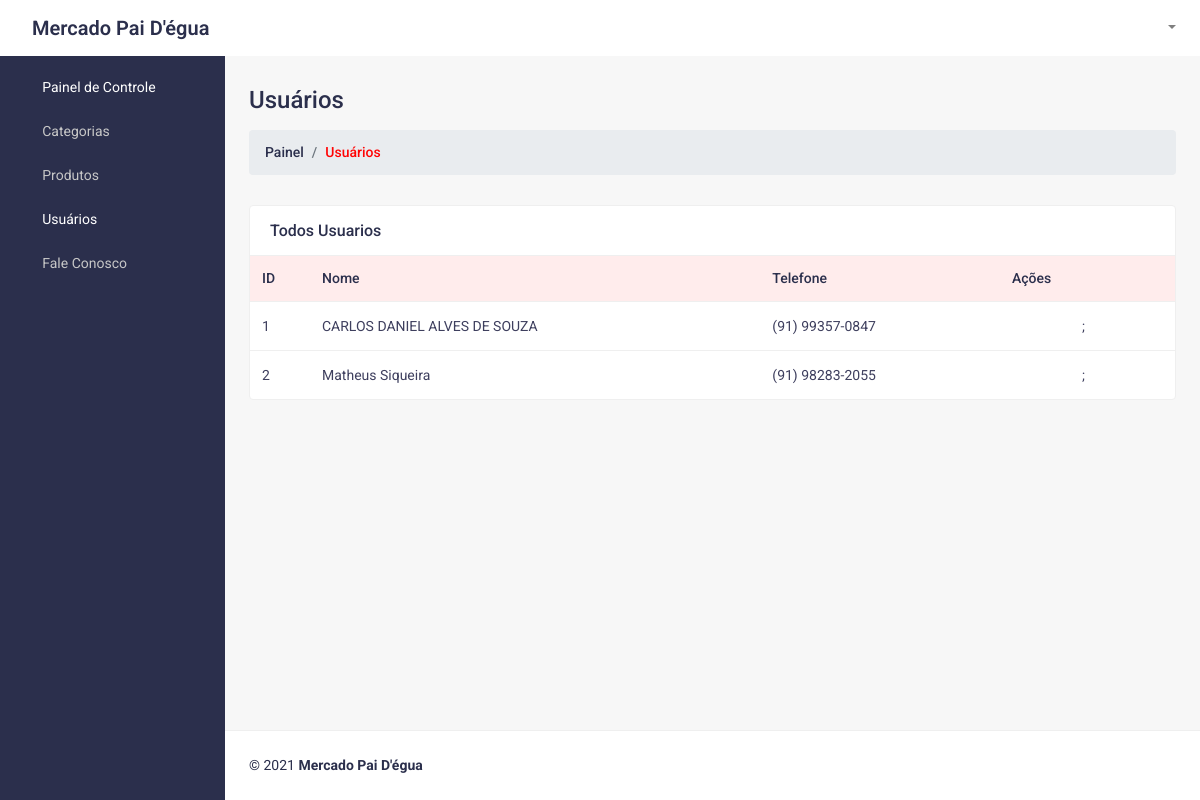
The app's page /HTML/Admin/customers.php (signed in) with its own data.
### tables this page shows
CREATE TABLE `cliente` (
  `id` int(11) NOT NULL,
  `nome` varchar(40) NOT NULL,
  `email` varchar(25) NOT NULL,
  `senha` varchar(15) NOT NULL,
  `telefone` varchar(17) NOT NULL,
  `data_nascimento` date NOT NULL,
  `foto` blob NOT NULL
);

### HTML/Admin/php/dados_cliente.php (called while the page is built, shortened)
<?php
		include('conexao.php');
		$select_cli = "SELECT * FROM cliente ";
		$array_cli = mysqli_query($conexao,$select_cli);
		while($r_cliw = mysqli_fetch_array($array_cli)){
			$r_cli[] = $r_cliw;
		}
?>

### HTML/Admin/customers.php (the view, shortened to what this page needs)
<!DOCTYPE html>
<html lang="en">
<?php
include('php/dados_cliente.php');
?>
<head>
	<link href="css/styles.css" rel="stylesheet">
	<link href="css/admin-style.css" rel="stylesheet">
	<link href="vendor/bootstrap/css/bootstrap.min.css" rel="stylesheet">
	<link href="vendor/fontawesome-free/css/all.min.css" rel="stylesheet">
	<link rel="stylesheet" href="https://stackpath.bootstrapcdn.com/bootstrap/4.4.1/css/bootstrap.min.css">
</head>
    <body class="sb-nav-fixed">
		<nav class="sb-topnav navbar navbar-expand navbar-light bg-clr">
            <a class="navbar-brand logo-brand" href="index.php">Mercado Pai D'égua</a>
			<button class="btn btn-link btn-sm order-1 order-lg-0" id="sidebarToggle" href="#"><i class="fas fa-bars"></i></button>
            <ul class="navbar-nav ml-auto mr-md-0">
                <li class="nav-item dropdown">
                    <a class="nav-link dropdown-toggle" id="userDropdown" href="#" role="button" data-toggle="dropdown" aria-haspopup="true" aria-expanded="false"><i class="fas fa-user fa-fw"></i></a>
                </li>
            </ul>
        </nav>
        <div id="layoutSidenav">
            <div id="layoutSidenav_nav">
				<nav class="sb-sidenav accordion sb-sidenav-dark" id="sidenavAccordion">
                    <div class="sb-sidenav-menu">
                        <div class="nav">
                            <a class="nav-link active" href="index.php">
								<div class="sb-nav-link-icon"><i class="fas fa-tachometer-alt"></i></div>
                                Painel de Controle
							</a>
							<a class="nav-link collapsed" href="#" data-toggle="collapse" data-target="#collapseCategories" aria-expanded="false" aria-controls="collapseCategories">
								<div class="sb-nav-link-icon"><i class="fas fa-list"></i></div>
                                Categorias
                                <div class="sb-sidenav-collapse-arrow"><i class="fas fa-angle-down"></i></div>
							</a>
							<a class="nav-link collapsed" href="#" data-toggle="collapse" data-target="#collapseProducts" aria-expanded="false" aria-controls="collapseProducts">
								<div class="sb-nav-link-icon"><i class="fas fa-box"></i></div>
                                Produtos
                                <div class="sb-sidenav-collapse-arrow"><i class="fas fa-angle-down"></i></div>
							</a>
							<a class="nav-link" href="customers.php">
								<div class="sb-nav-link-icon"><i class="fas fa-users"></i></div>
                                Usuários
							</a>
							<a class="nav-link" href="mensagens.php">
								<div class="sb-nav-link-icon"><i class="fas fa-envelope"></i></div>
								Fale Conosco
							</a>
                        </div>
                    </div>
                </nav>
            </div>
            <div id="layoutSidenav_content">
                <main>
                    <div class="container-fluid">
                        <h2 class="mt-30 page-title">Usuários</h2>
                        <ol class="breadcrumb mb-30">
                            <li class="breadcrumb-item"><a href="index.php">Painel</a></li>
                            <li class="breadcrumb-item active">Usuários</li>
                        </ol>
                        <div class="row">
							<div class="col-lg-12 col-md-12">
								<div class="card card-static-2 mb-30">
									<div class="card-title-2">
										<h4>Todos Usuarios</h4>
									</div>
									<div class="card-body-table">
										<div class="table-responsive">
											<table class="table ucp-table table-hover">
												<thead>
													<tr>
														<th style="width:60px">ID</th>
														<th>Nome</th>
														<th>Telefone</th>
														<th style="width:175px">Ações</th>
													</tr>
												</thead>
												<tbody>
													<?php
														if(isset($r_cli))
														{
															foreach($r_cli as $key => $r_cliente)
															{
														?>
															<tr>
																<td><?php echo $r_cliente['id']?></td>
																<td><?php echo $r_cliente['nome']?></td>
																<td><?php echo $r_cliente['telefone']?></td>
																<div class="botoes">
																	<td class="action-btns">
																		<?php echo"	<a href='customer_view.php?id_tel=" . $r_cliente['telefone'] . "' class=views-btn' title='Ver' type='submit' ><i class='fas fa-eye'></i></a>"?>
																		<?php echo"<a  href='php/delete.php?id_tel=" . $r_cliente['telefone'] . "' class='delete-btn' title='Apagar' data-confirm='Deseja realmente APAGAR O USUÁRIO'><i class='fas fa-trash-alt'></i></a>"?>;
																	</td>
																</div>
															</tr>
														<?php
															};
														};
													?>
												</tbody>
											</table>
										</div>
									</div>
								</div>
							</div>
                        </div>
                    </div>
                </main>
                <footer class="py-4 bg-footer mt-auto">
                    <div class="container-fluid">
                        <div class="d-flex align-items-center justify-content-between small">
                            <div class="text-muted-1">© 2021 <b>Mercado Pai D'égua</b><a href="#"></a></div>
                        </div>
                    </div>
                </footer>
            </div>
        </div>
    </body>
</html>

### HTML/Admin/css/styles.css (style rules this page uses)
*, *::before, *::after { box-sizing: border-box; }
html { font-family: 'Roboto', sans-serif !important; line-height: 1.15; -webkit-text-size-adjust: 100%; -webkit-tap-highlight-color: rgba(0, 0, 0, 0); }
article, aside, figcaption, figure, footer, header, hgroup, main, nav, section { display: block; }
body { margin: 0; font-family: 'Roboto', sans-serif !important; font-size: 1rem; font-weight: 400; line-height: 1.5; color: #2b2f4c; text-align: left; background-color: #f7f7f7; }
h1, h2, h3, h4, h5, h6 { margin-top: 0; margin-bottom: 0.5rem; }
ol, ul, dl { margin-top: 0; margin-bottom: 1rem; }
b, strong { font-weight: bolder; }
a { color: #007bff; text-decoration: none; background-color: transparent; }
table { border-collapse: collapse; }
button { outline: none; box-shadow: inset 0px 0px 0px rgba(0, 0, 0, 0.1) !important; }
th { text-align: inherit; }
h1, h2, h3, h4, h5, h6, .h1, .h2, .h3, .h4, .h5, .h6 { margin-bottom: 0.5rem; font-weight: 500; line-height: 1.2; }
h2, .h2 { font-size: 2rem; }
h4, .h4 { font-size: 1.5rem; }
small, .small { font-size: 80%; font-weight: 400; }
html, body { height: 100%; }
.container, .container-fluid, .container-sm, .container-md, .container-lg, .container-xl { padding-left: 1.5rem; padding-right: 1.5rem; }
#layoutSidenav { display: flex; }
#layoutSidenav #layoutSidenav_nav { flex-basis: 225px; flex-shrink: 0; transition: transform 0.15s ease-in-out; z-index: 1038; transform: translateX(-225px); }
#layoutSidenav #layoutSidenav_content { position: relative; display: flex; flex-direction: column; justify-content: space-between; min-width: 0; flex-grow: 1; min-height: calc(100vh - 56px); margin-left: -225px; }
@media (min-width: 992px) { #layoutSidenav #layoutSidenav_nav { transform: translateX(0); } }
@media (min-width: 992px) { #layoutSidenav #layoutSidenav_content { margin-left: 0; transition: margin 0.15s ease-in-out; } }
.sb-nav-fixed .sb-topnav { z-index: 1039; }
.sb-nav-fixed #layoutSidenav #layoutSidenav_nav { width: 225px; height: 100vh; z-index: 1038; }
.sb-nav-fixed #layoutSidenav #layoutSidenav_nav .sb-sidenav { padding-top: 56px; }
.sb-nav-fixed #layoutSidenav #layoutSidenav_nav .sb-sidenav .sb-sidenav-menu { overflow-y: auto; padding-top: 10px; }
.sb-nav-fixed #layoutSidenav #layoutSidenav_content { padding-left: 225px; top: 56px; background-color: #f7f7f7 !important; }
.nav .nav-link .sb-nav-link-icon, .sb-sidenav-menu .nav-link .sb-nav-link-icon { margin-right: 0.5rem; }
.sb-topnav { padding-left: 0; height: 56px; z-index: 1039; }
.sb-topnav .navbar-brand { width: 225px; padding-left: 1rem; padding-right: 1rem; margin: 0; }
.sb-topnav.navbar-light #sidebarToggle { color: #2b2f4c; }
.sb-sidenav { display: flex; flex-direction: column; height: 100%; flex-wrap: nowrap; }
.sb-sidenav .sb-sidenav-menu { flex-grow: 1; }
.sb-sidenav .sb-sidenav-menu .nav { flex-direction: column; flex-wrap: nowrap; }
.sb-sidenav .sb-sidenav-menu .nav .nav-link { display: flex; align-items: center; padding-top: 0.70rem; padding-bottom: 0.70rem; font-weight: 400; font-size: 14px; position: relative; }
.sb-sidenav .sb-sidenav-menu .nav .nav-link .sb-nav-link-icon { font-size: 0.9rem; }
.sb-sidenav .sb-sidenav-menu .nav .nav-link .sb-sidenav-collapse-arrow { display: inline-block; margin-left: auto; transition: transform 0.15s ease; }
.sb-sidenav .sb-sidenav-menu .nav .nav-link.collapsed .sb-sidenav-collapse-arrow { transform: rotate(-90deg); }
.sb-sidenav-dark { background-color: #2b2f4c; color: rgba(255, 255, 255, 0.5); }
.sb-sidenav-dark .sb-sidenav-menu .nav-link { color: #c7c7c7; }
.sb-sidenav-dark .sb-sidenav-menu .nav-link .sb-nav-link-icon { color: #c7c7c7; margin-right: 15px; }
.sb-sidenav-dark .sb-sidenav-menu .nav-link .sb-sidenav-collapse-arrow { color: #c7c7c7; }
.sb-sidenav-dark .sb-sidenav-menu .nav-link.active { color: #fff; }
.sb-sidenav-dark .sb-sidenav-menu .nav-link.active .sb-nav-link-icon { color: #fff; }

### records on screen
cliente: id "1", nome "CARLOS DANIEL ALVES DE SOUZA", telefone "(91) 99357-0847"
cliente: id "2", nome "Matheus Siqueira", telefone "(91) 98283-2055"
